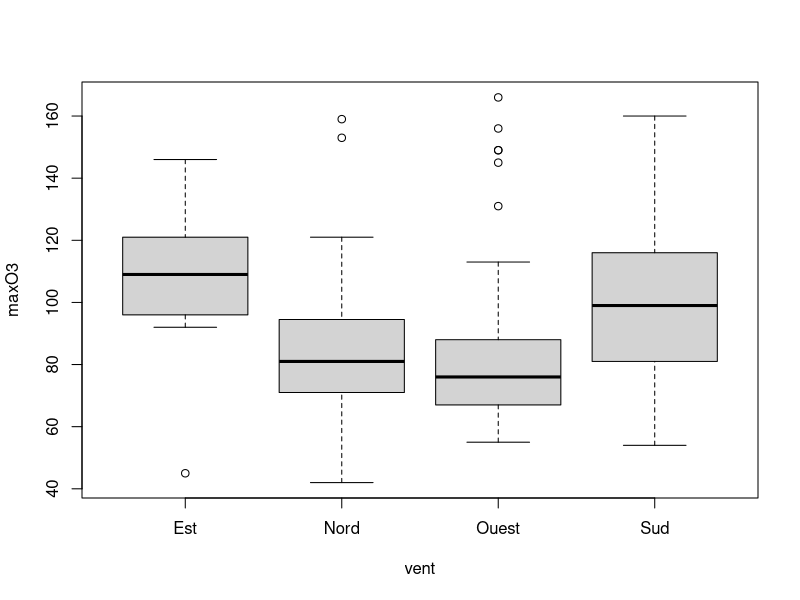
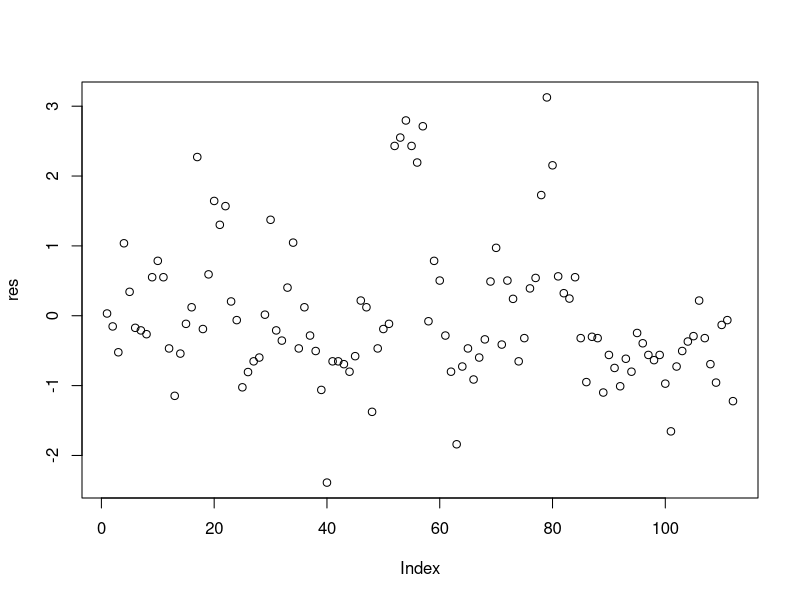
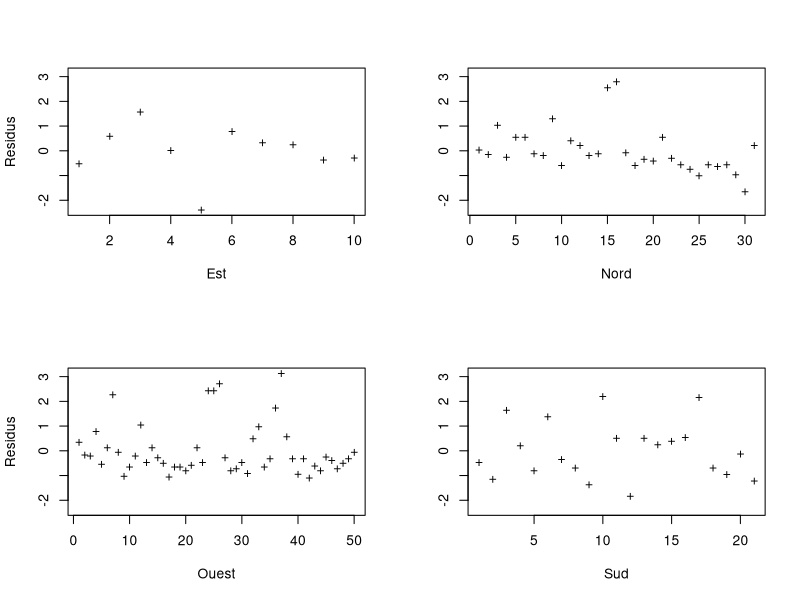
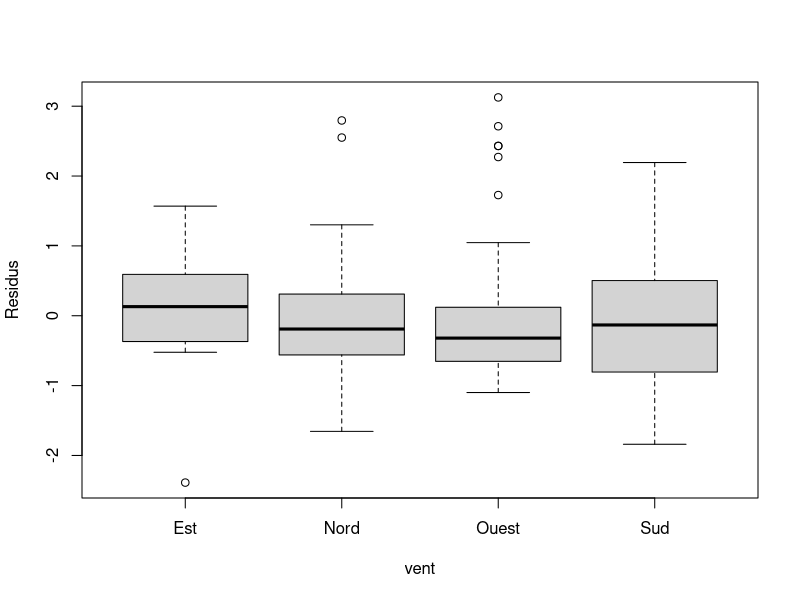
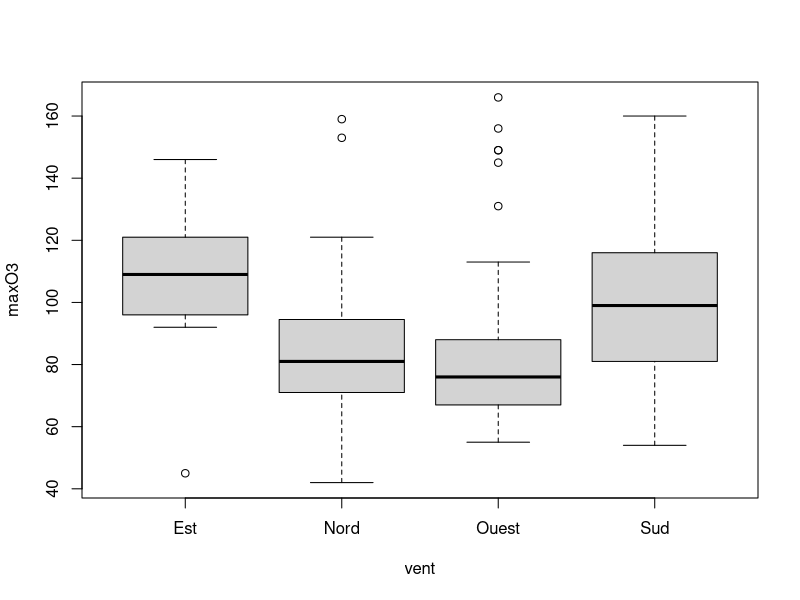

These charts were generated, in order, by the following R code:
# Question 1
ozone = read.table("ozone.txt",header=T)
summary(ozone)
ozone=ozone[,c("maxO3","vent")]
# Question 2
summary(ozone) # vent d'ouest dominant
# Question 3
boxplot(maxO3~vent,data=ozone) 
# Question 4 : il semble en effet y avoir un effet vent
# Question 5
modele=lm(maxO3~vent,data=ozone)
anova(modele)
# Question 5(a) : la proba critique associee au test de Fisher est Pr(>F)=0.02074, donc on rejette H0 : il existe au moins une modalite de la variable vent (i.e. une direction du vent) qui est significative pour expliquer le max de l'ozone.
# Question 5(b) : comme d'habitude, on a suppose les eps(i,j) gaussiens independants centres et de meme variance
# Question 6(a)
res=rstudent(modele)
plot(res)
sum(abs(res)>2)/length(res) # 9% des residus sont en dehors de [-2,2], ce qui est acceptable pour un IC a 95%
# Question 6(b)
par(mfrow=c(2,2))
plot(res[ozone[,"vent"]=="Est"],xlab="Est",ylab="Residus",ylim=c(min(res),max(res)),pch="+")
plot(res[ozone[,"vent"]=="Nord"],xlab="Nord",ylab="",ylim=c(min(res),max(res)),pch="+")
plot(res[ozone[,"vent"]=="Ouest"],xlab="Ouest",ylab="Residus",ylim=c(min(res),max(res)),pch="+")
plot(res[ozone[,"vent"]=="Sud"],xlab="Sud",ylab="",ylim=c(min(res),max(res)),pch="+") 
# Remarque : on peut faire plus elegant via le package lattice, mais passons...
# Question 6(c)
par(mfrow=c(1,1)) # on revient a un seul graphe pour la fenetre graphique
boxplot(res~vent,data=ozone,ylab="Residus")
# Question 7(a)
summary(modele) # c'est le vent d'est qui est pris comme reference car c'est le premier par ordre alphabetique
# Question 7(b) : pour l'est : y(i,j)=105.6+eps(i,j). Pour le vent de nord, y(i,j)=105.6-19.471+eps(i,j)=86.129+eps(i,j). Etc.
# Question 7(c) : avec une p-value de 0.77, le vent de sud est comparable au vent d'est du point de vue de l'effet sur l'ozone. Ceci se voyait sur le boxplot initial
boxplot(maxO3~vent,data=ozone)
# Question 8
modele2=lm(maxO3~C(vent,base=2),data=ozone)
summary(modele2) # cette fois, c'est la deuxieme modalite (par ordre alphabetique) qui est prise comme reference, c'est-a-dire le vent du nord.
# Question 9 : on a en effet pour le vent du nord y(i,j)=86.129+eps(i,j), et pour retrouver par exemple le vent d'est : y(i,j)=86.129+19.471+eps(i,j)=105.6+eps(i,j), qui correspond bien aux coefficients ci-dessus. Etc.
# Question 10 : les tests sur les coefficients ont change (cf. les p-values) : on voit par exemple que c'est le vent d'ouest qui ressemble au vent du nord, c'est-a-dire des vents de mer. Neanmoins, le resultat du test de Fisher de significativite globale est exactement le meme, ce qui est bien logique.

